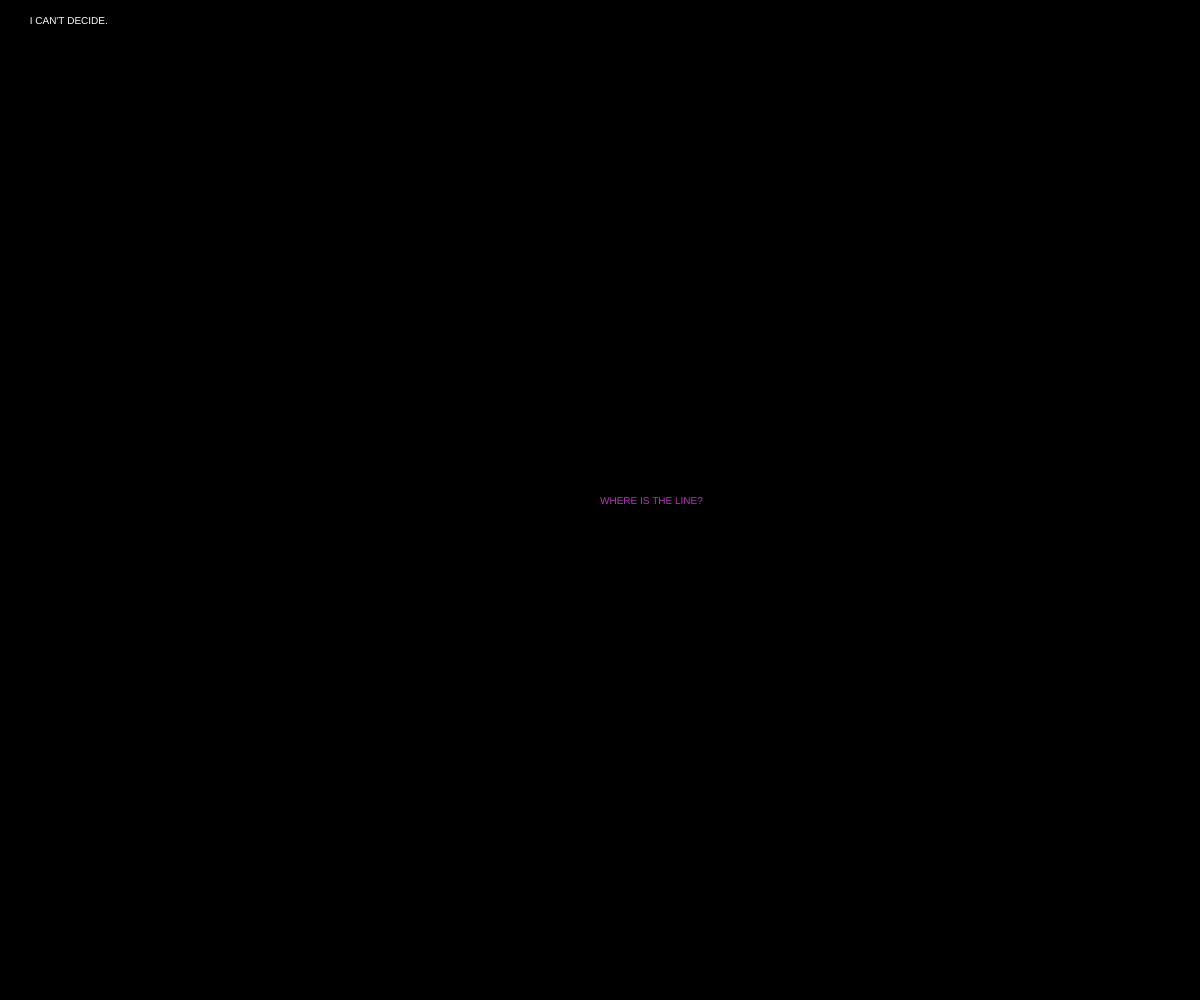
Frame 1 (no input)
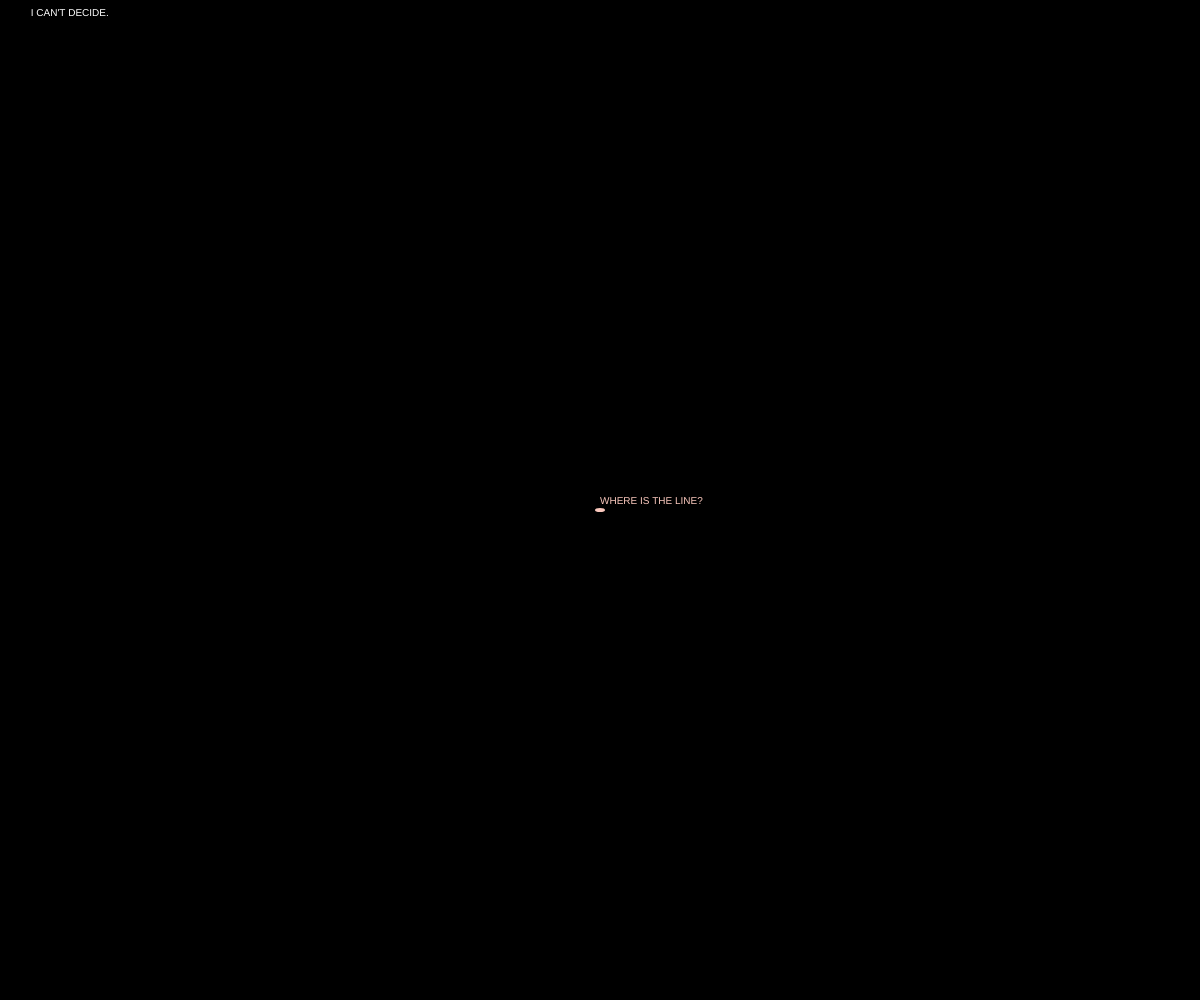
Frame 60 (no input)
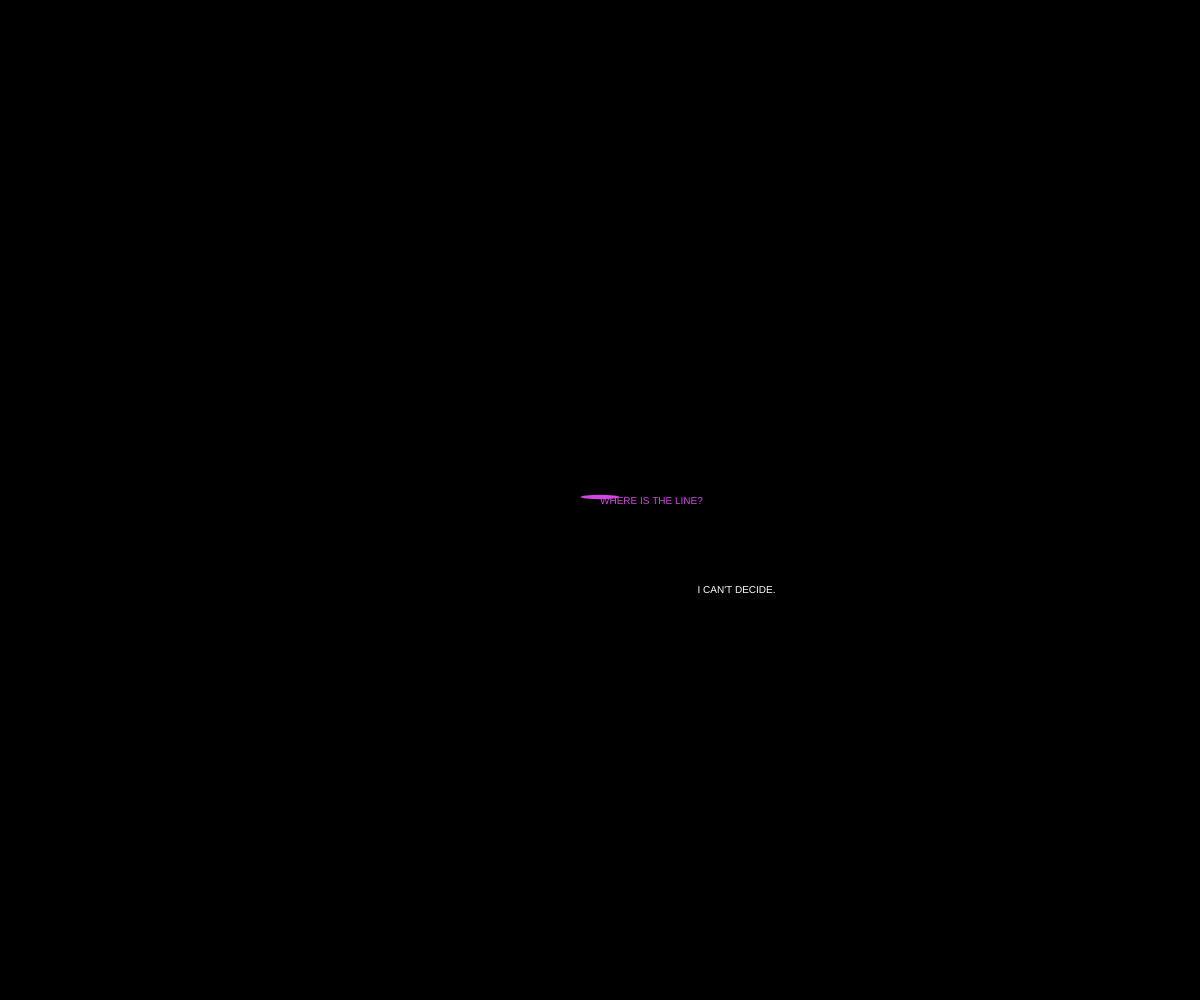
Frame 120 (the mouse pressed at the canvas centre since frame 60)

The p5.js sketch that drew these frames (run headless with seeded random() and noise() and a simulated clock; from frame 60 on, the mouse is pressed at the canvas centre):

// p5.js sketch
// ── sketch.js
var circleMin = 2;
var circleMax = 0;
var circleNoise = 0;
var multDelta;
function setup() {

noCursor();

}

function draw() {

  bgColor = color(0, 0, 0);

  createCanvas( windowWidth, windowHeight);
  background(bgColor);

var red = floor(random(1,256));
var green = floor(random(1,256));
var blue = floor(random(1,256));

var circleSize = random( 10, circleMax);
frameRate(30);
fill(red, green, blue, );



push();
translate(0, random(10, -10));
noStroke();
ellipse( width/2 , height/2 , circleSize, circleNoise);
circleNoise = noise(0.89236 * frameCount);
circleNoise = circleNoise + map(circleNoise, 1, 50 , -5, -20);
circleMax += circleNoise;
circleMax = constrain(circleMax, -2000, 2000);
//circleMax = width;
pop();

textSize(10);
fill(red, green, blue);
text("WHERE IS THE LINE?", width/2, height/2- circleNoise);

push();

var posX = random(0, 100) + mouseX;
var posY = random(0, 100) + mouseY;

textSize(10);
fill(255);
text("I CAN'T DECIDE.", posX, posY);
}

// ── gbmntrsdfg.js
// DEFINE GLOBAL VARIABLES
var bgColor; // background-color
var centerX, centerY;
var smoke = {};
smoke.pos1x = 200;
smoke.pos1y = 200;
smoke.pos2x = 150;
smoke.pos2y = 150;
smoke.pos3x = 0;
smoke.pos3y = 0;
var multMax = 0.01;
var multDelta;
var mult;
var blueFill = 1;
var alphaAmt = 10;
var alphaNoise;


function setup() {
    bgColor = random(0,256);
    createCanvas(windowWidth, windowHeight);
    background(bgColor);
    // frameRate(20);
frameRate(60);
    // Set initial position
    smoke.pos1x = random(width);
    smoke.pos1y = random(height);
    smoke.pos2x = smoke.pos1x + 15;
    smoke.pos2y = smoke.pos1y - 15;
}


function draw() {

    centerX = width * 0.5;
    centerY = height * 0.5;

    multDelta = noise(0.1 * frameCount + pow(2, 4));
    multDelta = map(multDelta, 0, 1, -0.1, 0.2);
    multMax = constrain(multMax + multDelta, 0.3, 0.4);
    mult = random(-multMax, multMax);
    smoke.pos3x = abs(((width * mult) + smoke.pos2x) % width);
    mult = random(-multMax, multMax);
    smoke.pos3y = abs(((height * mult) + smoke.pos2y) % height);


    mult = noise(frameCount * 0.3) * 255;
    // mult = map( mult, 0, 1, -10, 10 );
    // redFill = constrain((redFill + mult), 0, 255);
    redFill = constrain(mult, 0, 255);

    noStroke();
    // stroke(200, 20);
    // get a random noise value between (0-1)
    alphaNoise = noise(0.7 * frameCount + 1000);
    alphaNoise = map(alphaNoise, 0, 1, -2, 2);
    alphaAmt += alphaNoise;
    alphaAmt = constrain(alphaAmt, 20, 100);
    fill(blueFill, 254, 254, 5 );

    ellipse(smoke.pos1x, smoke.pos1y, smoke.pos2x, smoke.pos2y, smoke.pos3x, smoke.pos3y);

    smoke.pos1x = smoke.pos2x;
    smoke.pos1y = smoke.pos2y;
    smoke.pos2x = smoke.pos3x;
    smoke.pos2y = smoke.pos3y;
}



/* FULLSCREEN FUNCTIONALITY */
function windowResized() {
    resizeCanvas(windowWidth, windowHeight);
    background(bgColor);
}

function mousePressed() {
    if (mouseX > 0 && mouseX < width && mouseY > 0 && mouseY < height) {
        var fs = fullscreen();
        fullscreen(!fs);
    }
}

// ── ugh.js
var bgColor;
var centerX, centerY;
var strom = {};
strom.pos1x = 100;
strom.pos1y = 100;
strom.pos2x = 200;
strom.pos2y = 200;
strom.pos3x = 0;
strom.pos3y = 0;
var multMax = 0.01;
var multDelta;
var mult;
var blueFill = 255;
var alphaAMt = 40;
var alphaNoise;

function setup() {
  bgColor = color(0, 0, 0);
  createCanvas( windowWidth, windowHeight);
  background(bgColor);

  strom.pos1x = random(width);
  strom.pos1y = random(height);
  strom.pos2x = strom.pos1x + 2;
  strom.pos2y = strom.pos1y - 2;
}

function draw(){

  centerX = width * 0.5;
  centerY = height * 0.5;

  multDelta = noise(0.01 * frameCount + pow(2, 8));
  multDelta = map(multDelta, 0, 1, -0.0001, 0.0001);
  multMax = constrain(multMax + multDelta, 0.005, 0.2);
  mult = random (-multMax + multMax);
  strom.pos3x = abs(((width * mult) + strom.pos2x) % width);
  mult = random(-multMax, multMax);
  strom.pos3y = abs(((height * mult) + strom.pos2y) % height);

  mult = noise(frameCount * 0.001) * 255;
  blueFill = constrain(mult, 0, 255);

  noStroke();
  alphaNoise = noise(0.1 * frameCount + 1000);
  alphaNoise + map(alphaNoise, 0, 2, -5, 2);
  alphaAMt += alphaNoise
  alphaAMt = constrain(alphaAMt, 20, 100);
  fill(blueFill, 255 - blueFill, 175, 30);

  triangle(strom.pos1x, strom.pos1y, strom.pos2x, strom.pos2y, strom.pos3x, strom.pos3y);

  strom.pos1x = strom.pos2x;
  strom.pos1y = strom.pos2y;
  strom.pos2x = strom.pos3x;
  strom.pos2y = strom.pos3y;
}

function windowResized() {
  resizeCanvas(windowWidth, windowHeight);
  background(bgColor);
}

function mousePressed() {
  if (mouseX > 0 && mouseX < width && mouseY > 0 && mouseY < height) {
    var fs = fullscreen();
    fullscreen(!fs);
  }
}
